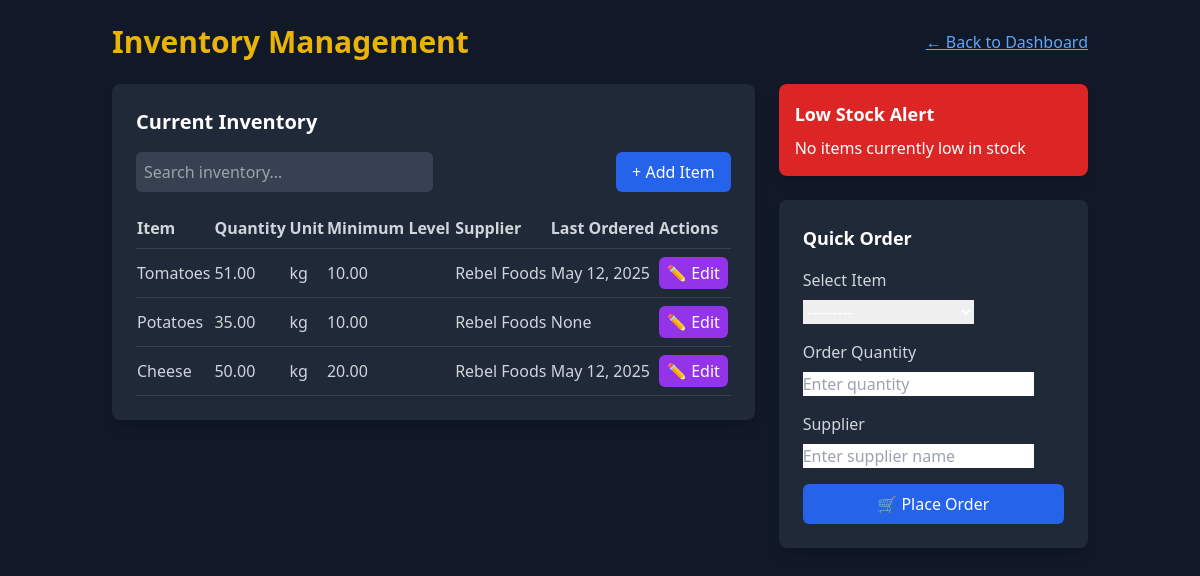
/inventory/inventory/ (signed in), run on the app's committed database.
### inventory/models.py (models this page shows, shortened)
class InventoryItem(models.Model):
    name = models.CharField(max_length=100)
    quantity = models.DecimalField(max_digits=8, decimal_places=2)
    unit = models.CharField(max_length=20)
    min_level = models.DecimalField(max_digits=8, decimal_places=2)
    supplier = models.CharField(max_length=100)
    last_ordered = models.DateField(null=True, blank=True)
    def __str__(self):
        return f"{self.name} ({self.quantity} {self.unit})"

### inventory/views.py (the view)
# urls.py: path('inventory/', include('inventory.urls')),  # Link to inventory app
@login_required
@user_passes_test(is_manager)  # Restrict access to managers
def inventory(request):
    inventory_items = InventoryItem.objects.all()
    quick_order_form = QuickOrderForm()
    return render(request, 'inventory/inventory.html', {
        'inventory_items': inventory_items,
        'quick_order_form': quick_order_form,
    })

### inventory/forms.py
class QuickOrderForm(forms.Form):
    item = forms.ModelChoiceField(
        queryset=InventoryItem.objects.all(),
        widget=Select(attrs={'class': 'form-control'}),
        label="Select Item"
    )
    quantity = forms.IntegerField(
        widget=NumberInput(attrs={'class': 'form-control', 'placeholder': 'Enter quantity'}),
        label="Order Quantity",
        min_value=1
    )
    supplier = forms.CharField(
        widget=TextInput(attrs={'class': 'form-control', 'placeholder': 'Enter supplier name'}),
        label="Supplier"
    )

### inventory/views.py (called while the page is built)
def is_manager(user):
    return user.is_authenticated and hasattr(user, 'userprofile') and user.userprofile.role == "Manager"

### inventory/templates/inventory/inventory.html (shortened to what this page needs)
<!DOCTYPE html>
<html lang="en">
<head>
    <script src="https://cdn.tailwindcss.com"></script>
</head>
<body class="bg-gray-900 text-white font-sans">
    <div class="container mx-auto p-6">
        <header class="mb-6 flex justify-between items-center">
            <h1 class="text-yellow-500 text-3xl font-bold">Inventory Management</h1>
            <a href="{% url 'manager_dashboard' %}" class="text-blue-400 hover:text-blue-300 underline">← Back to Dashboard</a>
        </header>
        <div class="grid grid-cols-3 gap-6">
            <div class="col-span-2">
                <div class="bg-gray-800 p-6 rounded-lg shadow-lg">
                    <h2 class="text-xl font-semibold text-white mb-4">Current Inventory</h2>
                    <div class="flex justify-between items-center mb-4">
                        <input
                            type="text"
                            id="searchInventory"
                            placeholder="Search inventory..."
                            class="w-1/2 p-2 bg-gray-700 text-white rounded-md focus:outline-none focus:ring focus:ring-yellow-500"
                            onkeyup="filterInventory()"
                        >
                        <button
                            class="bg-blue-600 hover:bg-blue-500 text-white px-4 py-2 rounded-md"
                            onclick="openAddItemModal()"
                        >
                            + Add Item
                        </button>
                    </div>
                    <table id="inventoryTable" class="w-full text-left text-gray-300">
                        <thead>
                            <tr class="border-b border-gray-700">
                                <th class="py-2">Item</th>
                                <th class="py-2">Quantity</th>
                                <th class="py-2">Unit</th>
                                <th class="py-2">Minimum Level</th>
                                <th class="py-2">Supplier</th>
                                <th class="py-2">Last Ordered</th>
                                <th class="py-2">Actions</th>
                            </tr>
                        </thead>
                        <tbody>
                            {% for item in inventory_items %}
                            <tr class="border-b border-gray-700">
                                <td class="py-2">{{ item.name }}</td>
                                <td class="py-2">{{ item.quantity }}</td>
                                <td class="py-2">{{ item.unit }}</td>
                                <td class="py-2">{{ item.min_level }}</td>
                                <td class="py-2">{{ item.supplier }}</td>
                                <td class="py-2">{{ item.last_ordered }}</td>
                                <td class="py-2">
                                    <button
                                        class="bg-purple-600 hover:bg-purple-500 text-white px-2 py-1 rounded-md"
                                        onclick="openEditModal('{{ item.id }}', '{{ item.name }}', '{{ item.quantity }}', '{{ item.min_level }}', '{{ item.supplier }}')"
                                    >
                                        ✏️ Edit
                                    </button>
                                </td>
                            </tr>
                            {% empty %}
                            <tr>
                                <td colspan="7" class="text-center py-4 text-gray-400">No items in inventory</td>
                            </tr>
                            {% endfor %}
                        </tbody>
                    </table>
                </div>
            </div>
            <div>
                <div class="bg-red-600 p-4 rounded-lg shadow-lg mb-6">
                    <h3 class="text-lg font-semibold text-white">Low Stock Alert</h3>
                    <p class="text-white mt-2">
                        {% if low_stock_items %}
                        <ul>
                            {% for item in low_stock_items %}
                            <li>{{ item.name }} ({{ item.quantity }} {{ item.unit }})</li>
                            {% endfor %}
                        </ul>
                        {% else %}
                        No items currently low in stock
                        {% endif %}
                    </p>
                </div>
                <div class="bg-gray-800 p-6 rounded-lg shadow-lg">
                    <h3 class="text-lg font-semibold text-white mb-4">Quick Order</h3>
                    <form method="POST" action="{% url 'place_order' %}">
                        <div class="mb-4">
                            <label for="item" class="block text-gray-300 mb-2">{{ quick_order_form.item.label }}</label>
                            {{ quick_order_form.item }}
                        </div>
                        <div class="mb-4">
                            <label for="quantity" class="block text-gray-300 mb-2">{{ quick_order_form.quantity.label }}</label>
                            {{ quick_order_form.quantity }}
                        </div>
                        <div class="mb-4">
                            <label for="supplier" class="block text-gray-300 mb-2">{{ quick_order_form.supplier.label }}</label>
                            {{ quick_order_form.supplier }}
                        </div>
                        <button type="submit" class="bg-blue-600 hover:bg-blue-500 text-white px-4 py-2 rounded-md w-full">
                            🛒 Place Order
                        </button>
                    </form>
                </div>
            </div>
        </div>
    </div>
</body>
</html>

### data on the page
InventoryItem: name "Tomatoes", quantity "51.00", unit "kg", min_level "10.00", supplier "Rebel Foods", last_ordered "May 12, 2025"
InventoryItem: name "Potatoes", quantity "35.00", unit "kg", min_level "10.00", supplier "Rebel Foods", last_ordered "None"
InventoryItem: name "Cheese", quantity "50.00", unit "kg", min_level "20.00", supplier "Rebel Foods", last_ordered "May 12, 2025"

### other printed values
{{ quick_order_form.item.label }} "Select Item"
{{ quick_order_form.quantity.label }} "Order Quantity"
{{ quick_order_form.supplier.label }} "Supplier"
